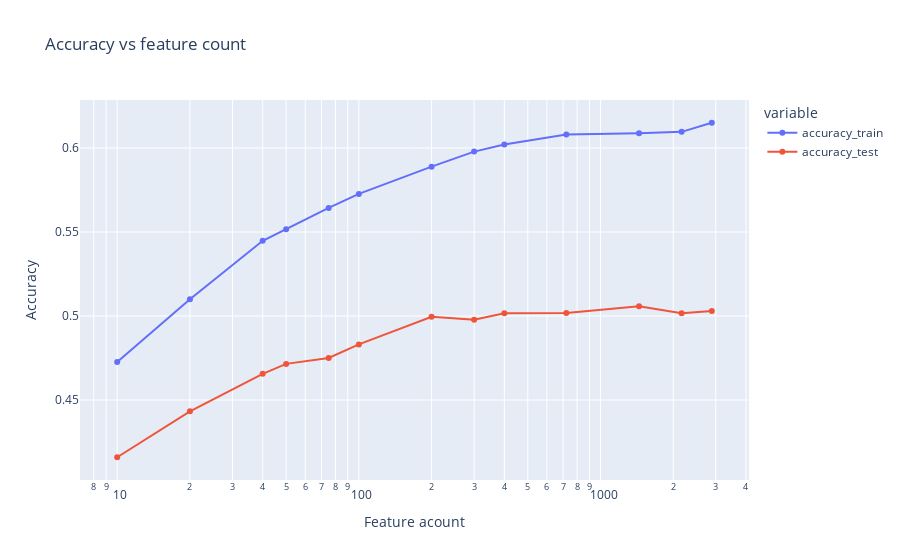

The code cell stored with this chart in its notebook:
### Code cell
px.line(
    df_feature_count_profile,
    x="feature_count",
    y=["accuracy_train", "accuracy_test"],
    title="Accuracy vs feature count",
    labels={"feature_count": "Feature acount", "value": "Accuracy"},
    markers=".",
    log_x=True,
)

### Figure 1 — Plotly figure (JSON) as saved in the notebook; plotly's stock layout.template omitted (floating-point values rounded to 4 significant figures)
{"data": [{"hovertemplate": "variable=accuracy_train<br>Feature acount=%{x}<br>Accuracy=%{y}<extra></extra>", "legendgroup": "accuracy_train", "line": {"color": "#636efa", "dash": "solid"}, "marker": {"symbol": "circle"}, "mode": "lines+markers", "name": "accuracy_train", "orientation": "v", "showlegend": true, "type": "scatter", "x": [2888, 2166, 1444, 722, 400, 300, 200, 100, 75, 50, 40, 20, 10], "xaxis": "x", "y": [0.615, 0.6096, 0.6088, 0.6079, 0.6021, 0.5978, 0.5889, 0.5727, 0.5643, 0.5516, 0.5448, 0.51, 0.4727], "yaxis": "y"}, {"hovertemplate": "variable=accuracy_test<br>Feature acount=%{x}<br>Accuracy=%{y}<extra></extra>", "legendgroup": "accuracy_test", "line": {"color": "#EF553B", "dash": "solid"}, "marker": {"symbol": "circle"}, "mode": "lines+markers", "name": "accuracy_test", "orientation": "v", "showlegend": true, "type": "scatter", "x": [2888, 2166, 1444, 722, 400, 300, 200, 100, 75, 50, 40, 20, 10], "xaxis": "x", "y": [0.5029, 0.5016, 0.5058, 0.5018, 0.5016, 0.4977, 0.4995, 0.4831, 0.4751, 0.4715, 0.4656, 0.4433, 0.416], "yaxis": "y"}], "layout": {"legend": {"title": {"text": "variable"}, "tracegroupgap": 0}, "title": {"text": "Accuracy vs feature count"}, "xaxis": {"anchor": "y", "domain": [0, 1], "title": {"text": "Feature acount"}, "type": "log"}, "yaxis": {"anchor": "x", "domain": [0, 1], "title": {"text": "Accuracy"}}}}
